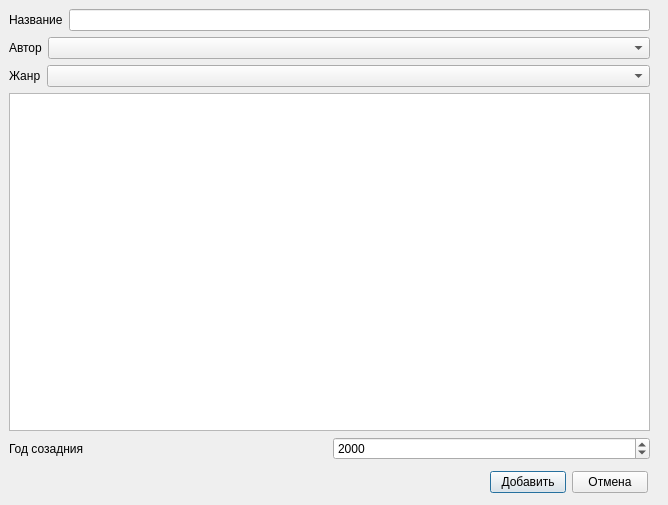
<?xml version="1.0" encoding="UTF-8"?>
<ui version="4.0">
 <class>AddA</class>
 <widget class="QDialog" name="AddA">
  <property name="geometry">
   <rect>
    <x>0</x>
    <y>0</y>
    <width>668</width>
    <height>505</height>
   </rect>
  </property>
  <property name="windowTitle">
   <string>Добавить произведение</string>
  </property>
  <widget class="QWidget" name="layoutWidget">
   <property name="geometry">
    <rect>
     <x>490</x>
     <y>470</y>
     <width>158</width>
     <height>25</height>
    </rect>
   </property>
   <layout class="QHBoxLayout" name="horizontalLayout_2">
    <item>
     <widget class="QPushButton" name="pushButton">
      <property name="text">
       <string>Добавить</string>
      </property>
     </widget>
    </item>
    <item>
     <widget class="QPushButton" name="pushButton_2">
      <property name="text">
       <string>Отмена</string>
      </property>
     </widget>
    </item>
   </layout>
  </widget>
  <widget class="QWidget" name="layoutWidget">
   <property name="geometry">
    <rect>
     <x>9</x>
     <y>9</y>
     <width>641</width>
     <height>451</height>
    </rect>
   </property>
   <layout class="QVBoxLayout" name="verticalLayout">
    <item>
     <layout class="QHBoxLayout" name="horizontalLayout_3">
      <item>
       <widget class="QLabel" name="label_4">
        <property name="text">
         <string>Название</string>
        </property>
       </widget>
      </item>
      <item>
       <widget class="QLineEdit" name="lineEdit"/>
      </item>
     </layout>
    </item>
    <item>
     <layout class="QFormLayout" name="formLayout">
      <item row="0" column="0">
       <widget class="QLabel" name="label_2">
        <property name="text">
         <string>Автор</string>
        </property>
       </widget>
      </item>
      <item row="0" column="1">
       <widget class="QComboBox" name="comboBox_2"/>
      </item>
     </layout>
    </item>
    <item>
     <layout class="QFormLayout" name="formLayout_2">
      <item row="0" column="0">
       <widget class="QLabel" name="label">
        <property name="text">
         <string>Жанр</string>
        </property>
       </widget>
      </item>
      <item row="0" column="1">
       <widget class="QComboBox" name="comboBox">
        <property name="currentText">
         <string/>
        </property>
       </widget>
      </item>
     </layout>
    </item>
    <item>
     <widget class="QPlainTextEdit" name="plainTextEdit"/>
    </item>
    <item>
     <layout class="QHBoxLayout" name="horizontalLayout">
      <item>
       <widget class="QLabel" name="label_3">
        <property name="text">
         <string>Год созадния</string>
        </property>
       </widget>
      </item>
      <item>
       <widget class="QDateEdit" name="dateEdit">
        <property name="currentSection">
         <enum>QDateTimeEdit::YearSection</enum>
        </property>
        <property name="displayFormat">
         <string>yyyy</string>
        </property>
        <property name="calendarPopup">
         <bool>false</bool>
        </property>
       </widget>
      </item>
     </layout>
    </item>
   </layout>
  </widget>
 </widget>
 <resources/>
 <connections/>
</ui>
